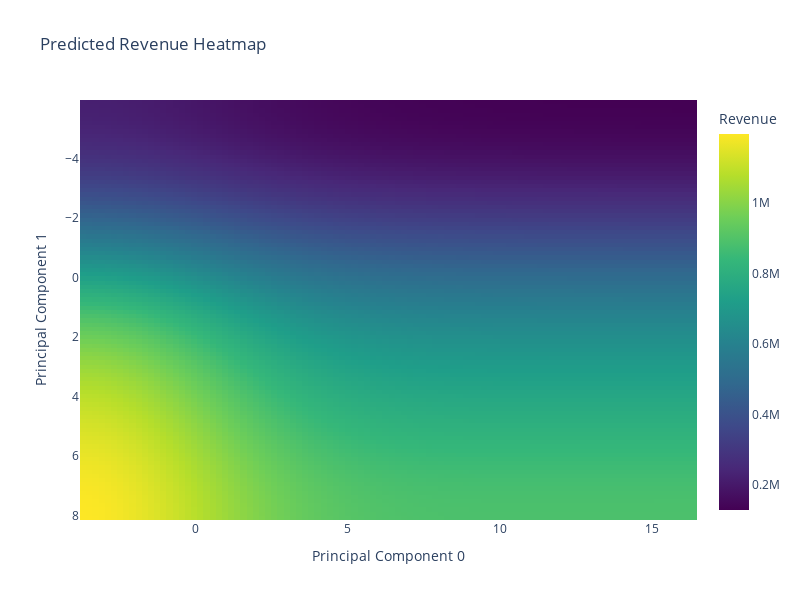

The notebook cell saved with this chart:
### Code cell
# plot the heatmap
fig = px.imshow(grid_revenue, x=np.linspace(x_min, x_max, 100),
                y=np.linspace(y_min, y_max, 100),
                labels={'x': 'Principal Component 0', 'y': 'Principal Component 1', 'color': 'Revenue'},
                title='Predicted Revenue Heatmap',
                color_continuous_scale='Viridis',
                aspect='auto')
fig.update_layout(height=600, width=800)
fig.show()

### Figure 1 — Plotly figure (JSON) as saved in the notebook; plotly's stock layout.template omitted (floating-point values rounded to 4 significant figures; data arrays with more than 128 entries replaced by an {"elided": "..."} marker saying what was removed)
{"data": [{"coloraxis": "coloraxis", "hovertemplate": "Principal Component 0: %{x}<br>Principal Component 1: %{y}<br>Revenue: %{z}<extra></extra>", "name": "0", "type": "heatmap", "x": [-3.693, -3.49, -3.287, -3.084, -2.881, -2.679, -2.476, -2.273, -2.07, -1.867, -1.665, -1.462, -1.259, -1.056, -0.8534, -0.6506, -0.4478, -0.245, -0.0422, 0.1606, 0.3634, 0.5662, 0.769, 0.9718, 1.175, 1.377, 1.58, 1.783, 1.986, 2.189, 2.391, 2.594, 2.797, 3.0, 3.203, 3.405, 3.608, 3.811, 4.014, 4.217, 4.42, 4.622, 4.825, 5.028, 5.231, 5.434, 5.636, 5.839, 6.042, 6.245, 6.448, 6.65, 6.853, 7.056, 7.259, 7.462, 7.664, 7.867, 8.07, 8.273, 8.476, 8.678, 8.881, 9.084, 9.287, 9.49, 9.692, 9.895, 10.1, 10.3, 10.5, 10.71, 10.91, 11.11, 11.31, 11.52, 11.72, 11.92, 12.13, 12.33, 12.53, 12.73, 12.94, 13.14, 13.34, 13.55, 13.75, 13.95, 14.15, 14.36, 14.56, 14.76, 14.97, 15.17, 15.37, 15.57, 15.78, 15.98, 16.18, 16.39], "xaxis": "x", "y": [-5.889, -5.748, -5.607, -5.466, -5.325, -5.184, -5.043, -4.902, -4.76, -4.619, -4.478, -4.337, -4.196, -4.055, -3.914, -3.773, -3.632, -3.491, -3.35, -3.209, -3.068, -2.927, -2.786, -2.645, -2.504, -2.363, -2.222, -2.081, -1.94, -1.799, -1.657, -1.516, -1.375, -1.234, -1.093, -0.9523, -0.8112, -0.6702, -0.5291, -0.3881, -0.247, -0.106, 0.03507, 0.1761, 0.3172, 0.4582, 0.5992, 0.7403, 0.8813, 1.022, 1.163, 1.304, 1.446, 1.587, 1.728, 1.869, 2.01, 2.151, 2.292, 2.433, 2.574, 2.715, 2.856, 2.997, 3.138, 3.279, 3.42, 3.561, 3.702, 3.843, 3.984, 4.125, 4.266, 4.407, 4.549, 4.69, 4.831, 4.972, 5.113, 5.254, 5.395, 5.536, 5.677, 5.818, 5.959, 6.1, 6.241, 6.382, 6.523, 6.664, 6.805, 6.946, 7.087, 7.228, 7.369, 7.51, 7.652, 7.793, 7.934, 8.075], "yaxis": "y", "z": {"elided": "100x100 float values"}}], "layout": {"coloraxis": {"colorbar": {"title": {"text": "Revenue"}}, "colorscale": [[0, "#440154"], [0.1111, "#482878"], [0.2222, "#3e4989"], [0.3333, "#31688e"], [0.4444, "#26828e"], [0.5556, "#1f9e89"], [0.6667, "#35b779"], [0.7778, "#6ece58"], [0.8889, "#b5de2b"], [1, "#fde725"]]}, "height": 600, "title": {"text": "Predicted Revenue Heatmap"}, "width": 800, "xaxis": {"anchor": "y", "domain": [0, 1], "title": {"text": "Principal Component 0"}}, "yaxis": {"anchor": "x", "autorange": "reversed", "domain": [0, 1], "title": {"text": "Principal Component 1"}}}}
